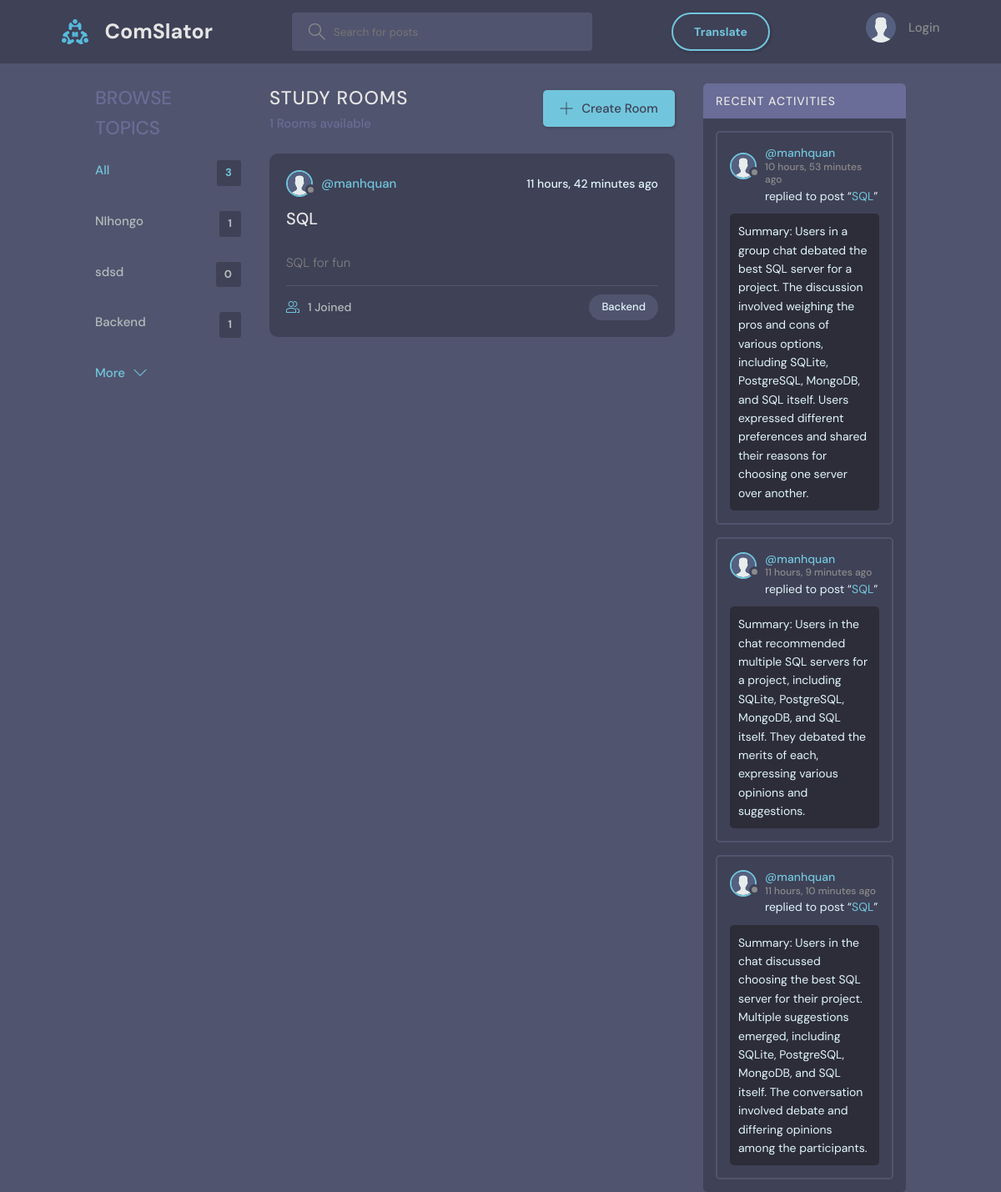
Page /?q=Backend on the earlier database version.
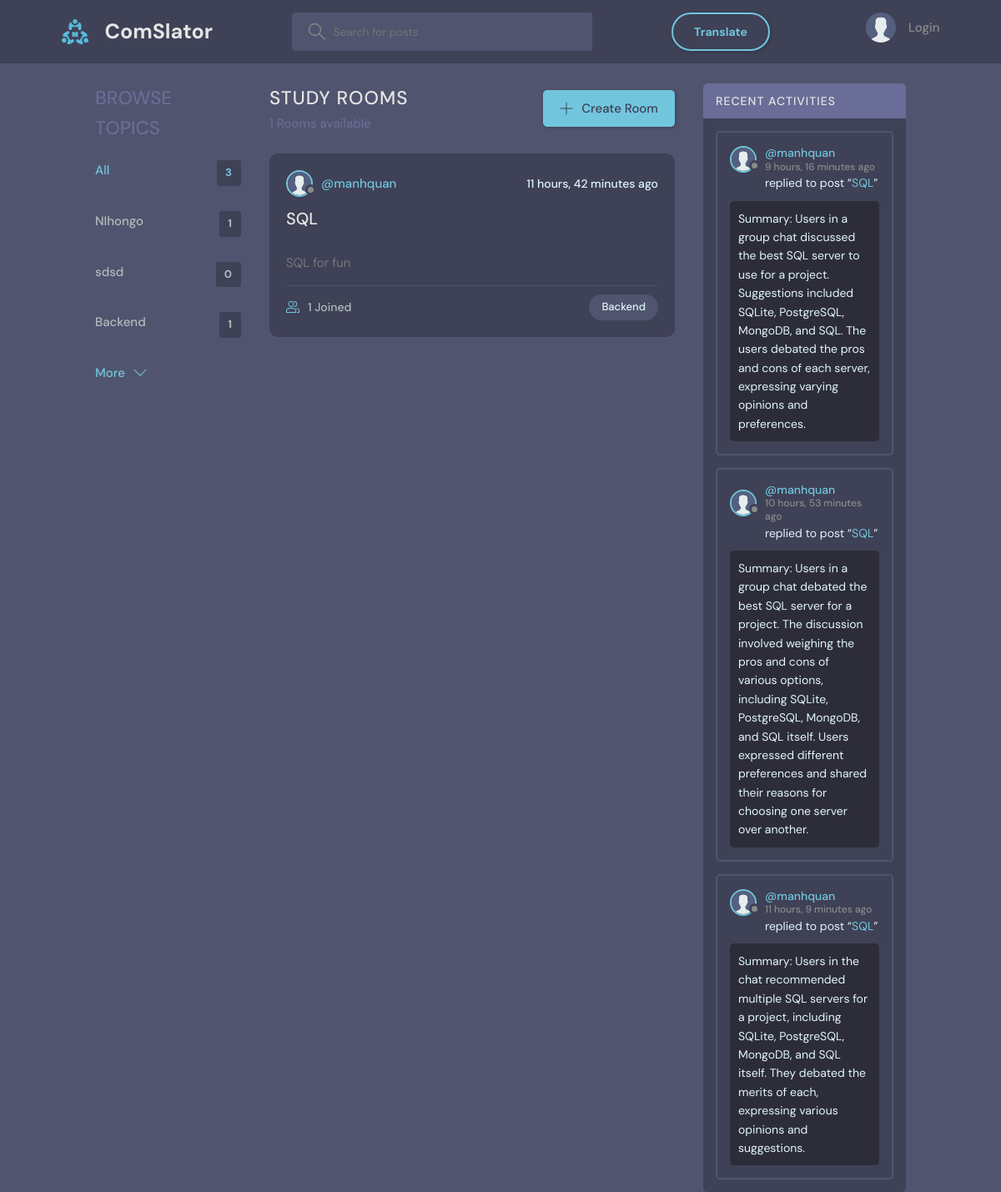
Same page on the later database version.
### base/models.py (models this page shows, shortened)
class Topic(models.Model):
    name = models.CharField(max_length=200)

class Room(models.Model):
    host = models.ForeignKey(User, on_delete=models.SET_NULL, null=True)
    topic = models.ForeignKey(Topic, on_delete=models.SET_NULL, null=True)
    name = models.CharField(max_length=200)
    description = models.TextField(null=True, blank=True)
    participants = models.ManyToManyField(User, related_name='participants', blank=True)
    call_room_id = models.CharField(max_length=100, unique=True, null=True, blank=True)
    updated = models.DateTimeField(auto_now=True)
    created = models.DateTimeField(auto_now_add=True)
    class Meta:
        ordering = ['-updated', '-created']
    def __str__(self):
        return self.name

class User(AbstractBaseUser):
    STATUS = [
        ('online', 'online'),
        ('offline', 'offline'),
    ]
    name = models.CharField(max_length=200, null=True)
    username   = models.CharField(max_length=200, null=True)
    email      = models.EmailField(unique=True, null=True)
    password   = models.CharField(max_length=100)
    birth_date = models.DateField(null=True)
    status     = models.CharField(choices=STATUS, max_length=50, default='offline')
    is_superuser = models.BooleanField(default=False)
    bio = models.TextField(null=True)
    avatar = models.ImageField(null=True, default="avatar.svg")
    timezone = models.CharField(max_length=50, default='UTC')
    USERNAME_FIELD = 'email'
    REQUIRED_FIELDS = ['username', 'password']
    objects = UserManager()

class Message(models.Model):
    user = models.ForeignKey(User, on_delete=models.CASCADE)
    room = models.ForeignKey(Room, on_delete=models.CASCADE)
    body = models.TextField()
    image = models.ImageField(upload_to="", null=True, blank=True)
    translated_body = models.TextField(null=True, blank=True)
    updated = models.DateTimeField(auto_now=True)
    created = models.DateTimeField(auto_now_add=True)
    class Meta:
        ordering = ['-updated', '-created']

### base/views.py (the view)
# urls.py: path('', views.home, name="home"),
def home(request):
    q = request.GET.get('q') if request.GET.get('q') != None else ''
    rooms = Room.objects.filter(
        Q(topic__name__icontains=q) |
        Q(name__icontains=q) |
        Q(description__icontains=q)
    )
    topics = Topic.objects.all()[0:5]
    room_count = rooms.count()
    room_messages = Message.objects.filter(
        Q(room__topic__name__icontains=q))[0:3]
    context = {'rooms': rooms, 'topics': topics,
               'room_count': room_count, 'room_messages': room_messages}
    return render(request, 'base/home.html', context)

### base/templates/base/home.html (shortened to what this page needs)
{% extends 'main.html' %}
{% block content %}
<main class="layout layout--3">
  <div class="container">
    {% include 'base/topics_component.html' %}
    <div class="roomList">
      <div class="roomList__header">
        <div>
          <h2>Study Rooms</h2>
          <p>{{room_count}} Rooms available</p>
        </div>
        <a class="btn btn--main" href="{% url 'create-room' %}">
          <svg version="1.1" xmlns="http://www.w3.org/2000/svg" width="32" height="32" viewBox="0 0 32 32">
            <title>add</title>
            <path
              d="M16.943 0.943h-1.885v14.115h-14.115v1.885h14.115v14.115h1.885v-14.115h14.115v-1.885h-14.115v-14.115z">
            </path>
          </svg>
          Create Room
        </a>
      </div>
      {% include 'base/feed_component.html' %}
    </div>
    {% include 'base/activity_component.html' %}
  </div>
</main>
{% endblock %}

### base/templates/base/topics_component.html
<div class="topics">
    <div class="topics__header">
        <h2>Browse Topics</h2>
    </div>
    <ul class="topics__list">
        <li>
            <a href="{% url 'home' %}" class="active">All <span>{{topics.count}}</span></a>
        </li>
        {% for topic in topics %}
        <li>
            <a href="{% url 'home' %}?q={{topic.name}}">{{topic.name}}<span>{{topic.room_set.all.count}}</span></a>
        </li>
        {% endfor %}
    </ul>
    <a class="btn btn--link" href="{% url 'topics' %}">
        More
        <svg version="1.1" xmlns="http://www.w3.org/2000/svg" width="32" height="32" viewBox="0 0 32 32">
            <title>chevron-down</title>
            <path d="M16 21l-13-13h-3l16 16 16-16h-3l-13 13z"></path>
        </svg>
    </a>
</div>

### base/templates/base/feed_component.html (shortened to what this page needs)
{% for room in rooms %}
<div class="roomListRoom">
  <div class="roomListRoom__header">
    <a
      href="{% url 'user-profile' room.host.id %}"
      class="roomListRoom__author"
    >
      <div class="avatar avatar--small">
        <img src="{{room.host.avatar.url}}" />
      </div>
      <span>@{{room.host.username}}</span>
    </a>
    <div class="roomListRoom__actions">
      <span>{{room.created|timesince}} ago</span>
    </div>
  </div>
  <div class="roomListRoom__content">
    <a href="{% url 'room' room.id %}">{{room.name}}</a>
  </div>
  <div class="roomListRoom__description">
    <a>{{room.description}}</a>
  </div>
  <div class="roomListRoom__meta">
    <a href="{% url 'room' room.id %}" class="roomListRoom__joined">
      {{room.participants.all.count}} Joined
    </a>
    <p class="roomListRoom__topic">{{room.topic.name}}</p>
  </div>
</div>
{% endfor %}

### base/templates/base/activity_component.html (shortened to what this page needs)
<div class="activities">
    <div class="activities__header">
        <h2>Recent Activities</h2>
    </div>
    {% for message in room_messages %}
    <div class="activities__box">
        <div class="activities__boxHeader roomListRoom__header">
            <a href="{% url 'user-profile' message.user.id %}" class="roomListRoom__author">
                <div class="avatar avatar--small">
                    <img src="{{message.user.avatar.url}}" />
                </div>
                <p>
                    @{{message.user.username}}
                    <span>{{message.created|timesince}} ago</span>
                </p>
            </a>
        </div>
        <div class="activities__boxContent">
            <p>replied to post “<a href="{% url 'room' message.room.id %}">{{message.room}}</a>”</p>
            <div class="activities__boxRoomContent">{{message.body}}</div>
        </div>
    </div>
    {% endfor %}
</div>

Differences in the rows shown:
no longer on this page (row unchanged): Message: user.avatar (placeholder picture), user.username "manhquan", created "11 hours, 10 minutes", room "SQL", body "Summary: Users in the chat discussed choosing the best SQL server for their project. Multiple suggestions emerged, including SQLite, PostgreSQL, MongoDB, and SQL itself. The conversation involved debate and differing opinions among the participants."
added Message: user.avatar (placeholder picture), user.username "manhquan", created "9 hours, 16 minutes", room "SQL", body "Summary: Users in a group chat discussed the best SQL server to use for a project. Suggestions included SQLite, PostgreSQL, MongoDB, and SQL. The users debated the pros and cons of each server, expressing varying opinions and preferences."
